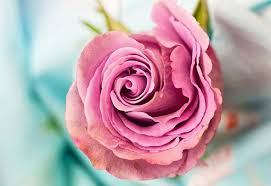
%> input picture DIP/Solutions/codeXm/image.jpg, 271 x 186 px
$ octave Image_in_out.m   (GNU Octave 9; MATLAB toolbox functions it lacks are replaced by stand-ins)
%> lines starting %> are read from the running program, lines starting %| are printed output that depends on the picture; in (x1, y1, x2, y2) boxes, pixels count from 0 and x2, y2 are one past the last pixel; in counts of white or black regions, pixels touching at a corner belong together; the program's own positions count from 1
a=imread('image.jpg')
%> a is the input picture: size 186x271x3 uint8; mean R, G, B 189.9, 163.3, 171.9
subplot(2,2,1)
imshow(a)
subplot(2,2,2)
gray=rgb2gray(a)
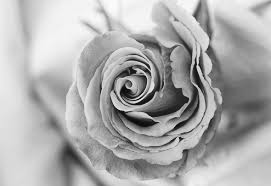
%> gray: size 186x271 uint8; min 8, max 253, mean 172.2
imshow(gray);
d=im2bw(a);
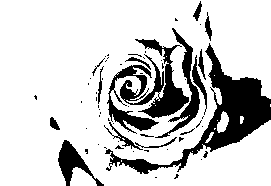
%> d: size 186x271 logical; 80.3% white; 61 black regions (46 under 20 px), largest, box (x1, y1, x2, y2) and area: (105, 43, 271, 174) 4156, (107, 39, 189, 134) 2899, (155, 28, 200, 138) 894
subplot(2,2,3);
imshow(d)
e=imadjust(gray)
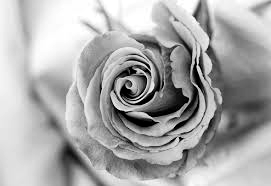
%> e: size 186x271 uint8; min 0, max 255, mean 169.6

%subplot(2,2,4)

 %imshow(e)
% A = rand(50);
imwrite(a,'F:\image1.jpg')
%b=imread('F:\image1.jpg')
figure(2);
imshow('F:\image1.jpg')
title('Write image')
